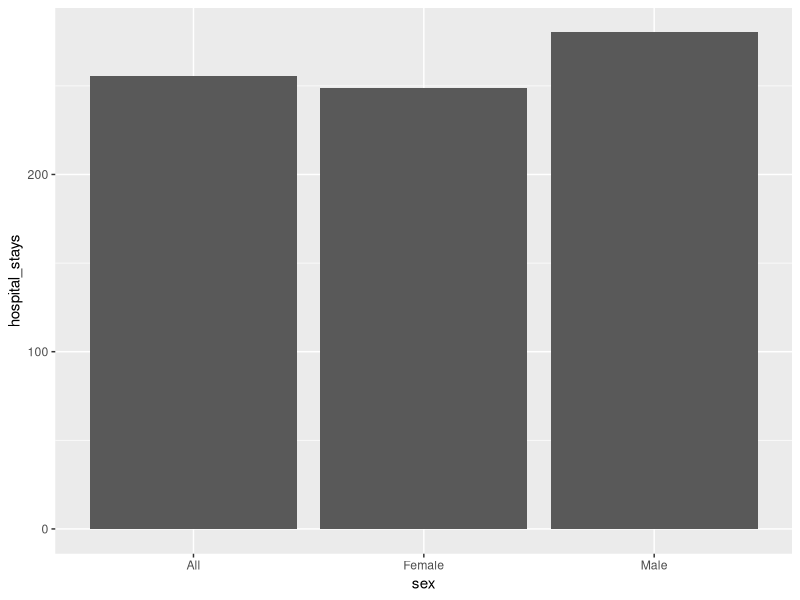
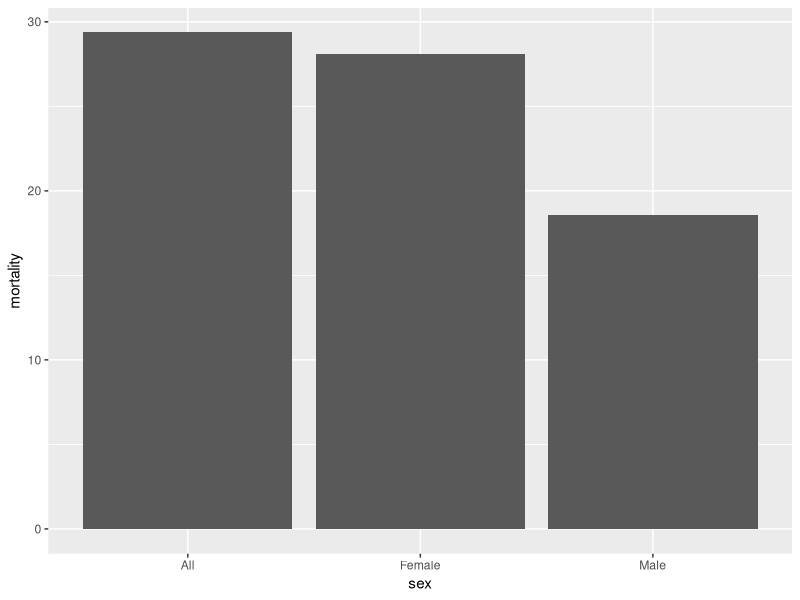
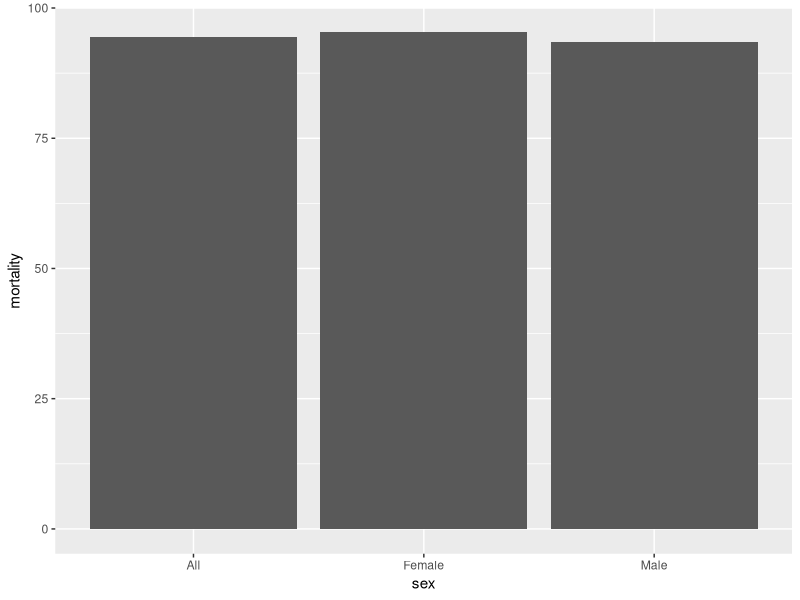
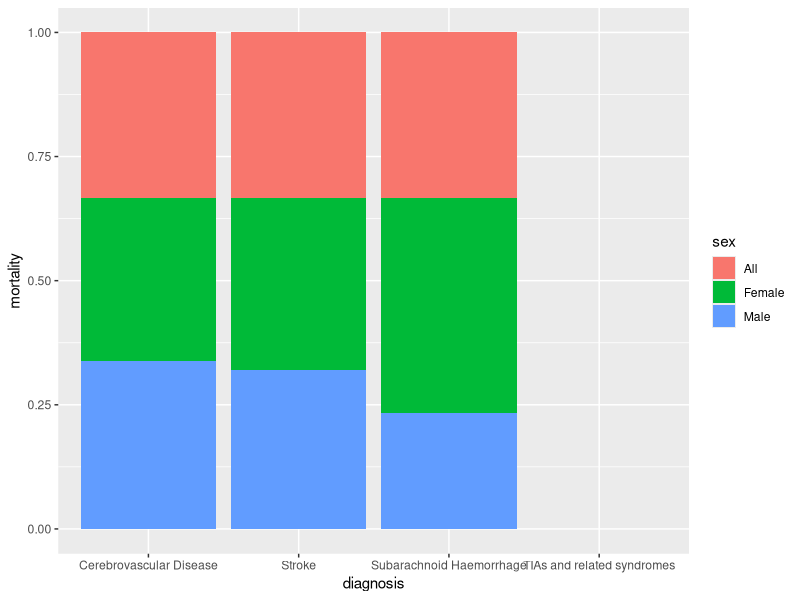
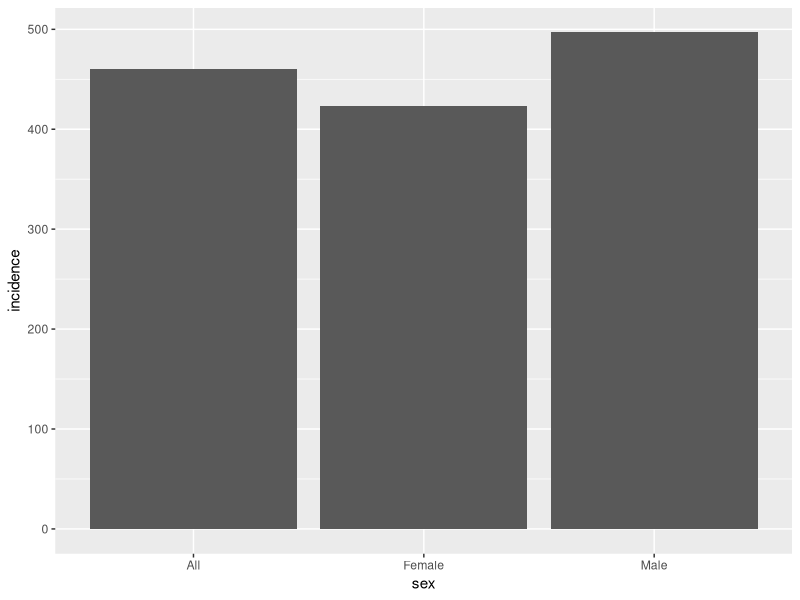
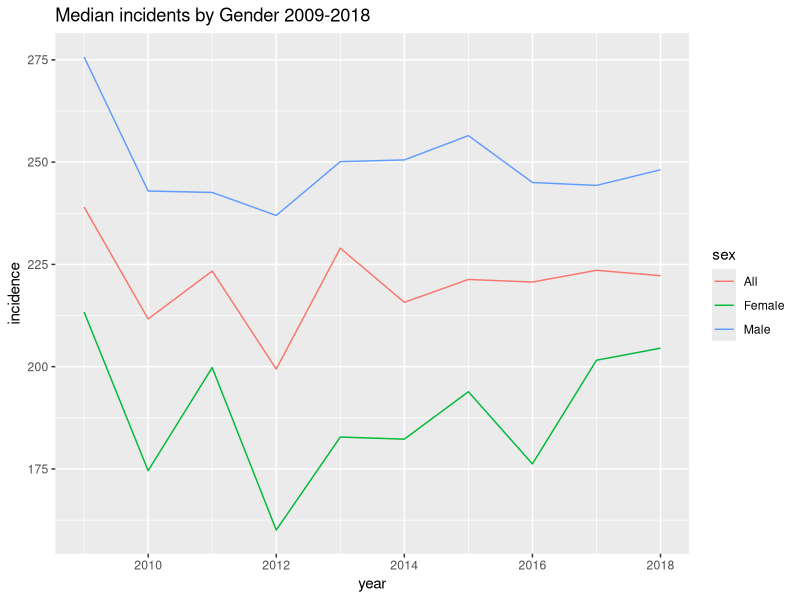
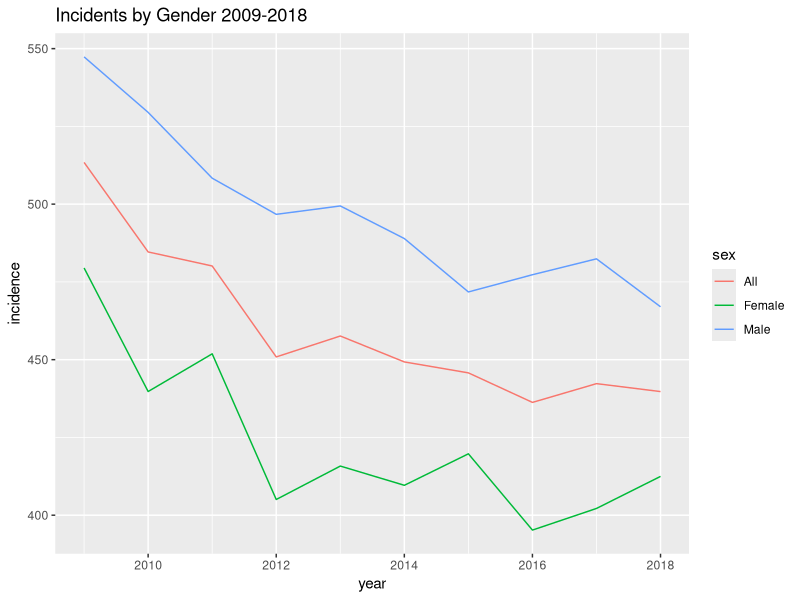
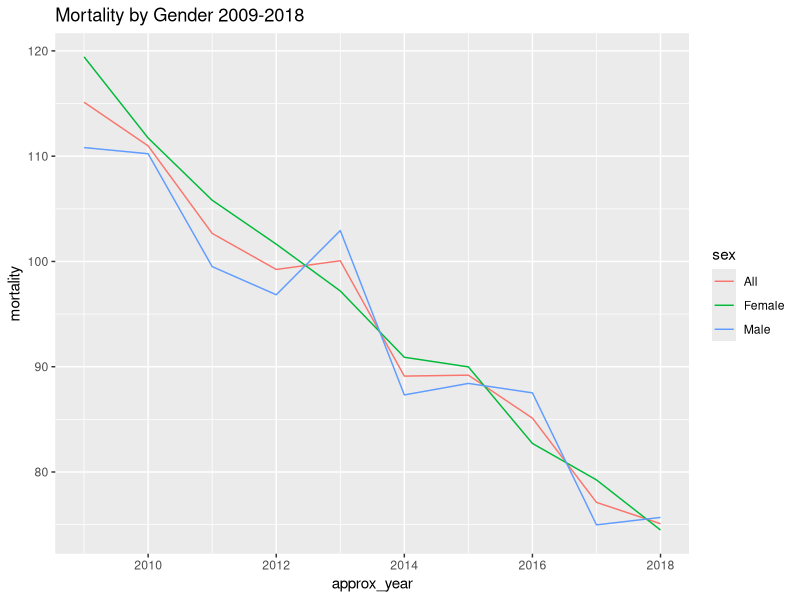

Generate these figures, in order, with R:
## ---- chunk 1
library(tidyverse)
## ---- chunk 2
council_strokesbyca <- read_csv("../../data/clean_data/strokes_byca.csv",
                                col_types = cols(hospitalstays = col_double(),
                                            crude_rate_stays = col_double()))
healthboard_strokesbyhb <- read_csv("../../data/clean_data/strokes_byhb.csv",
                                col_types = cols(hospitalstays = col_double(),
                                            crude_rate_stays = col_double()))

incidence_by_hb <- read_csv("../../data/clean_data/incidence_byhb.csv")
## ---- chunk 3
council_strokesbyca %>% 
  group_by(sex) %>% 
  summarise(hospital_stays = mean(crude_rate_stays, na.rm = TRUE)) %>% 
  ggplot() +
  aes(x = sex, y = hospital_stays) +
  geom_col()
## ---- chunk 4
council_strokesbyca %>% 
  group_by(sex) %>% 
  summarise(mortality = mean(crude_rate_mortality, na.rm = TRUE)) %>% 
  ggplot() +
  aes(x = sex, y = mortality) +
  geom_col()
## ---- chunk 5
council_strokesbyca %>% 
  group_by(sex) %>% 
  summarise(mortality = mean(easr_mortality, na.rm = TRUE)) %>% 
  ggplot() +
  aes(x = sex, y = mortality) +
  geom_col()
## ---- chunk 6
council_strokesbyca %>% 
  group_by(sex, diagnosis) %>%
  summarise(mortality = mean(easr_mortality, na.rm = TRUE)) %>% 
  ggplot() +
    aes(x = diagnosis, y = mortality, group = sex, fill = sex) +
  geom_col(position = "fill")
## ---- chunk 7
incidence_by_hb %>% 
  group_by(sex) %>% 
  summarise(incidence = mean(easr, na.rm = TRUE)) %>% 
  ggplot() +
  aes(x = sex, y = incidence) +
  geom_col()
## ---- chunk 8
incidence_by_hb %>% 
  group_by(sex, year) %>% 
  summarise(incidence = median(easr, na.rm = TRUE)) %>% 
  ggplot() +
  aes(x = year, y = incidence, group = sex, col = sex) +
  geom_line() +
  labs(
    title = "Median incidents by Gender 2009-2018"
  )
## ---- chunk 9
incidence_by_hb %>% 
  group_by(sex, year) %>% 
  summarise(incidence = mean(easr, na.rm = TRUE)) %>% 
  ggplot() +
  aes(x = year, y = incidence, group = sex, col = sex) +
  geom_line() +
  labs(
    title = "Incidents by Gender 2009-2018"
  )
## ---- chunk 10
council_strokesbyca %>% 
  group_by(sex, approx_year) %>% 
  summarise(mortality = mean(easr_mortality, na.rm = TRUE)) %>% 
  ggplot() +
  aes(x = approx_year, y = mortality, group = sex, col = sex) +
  geom_line() +
  labs(
    title = "Mortality by Gender 2009-2018"
  )
## ---- chunk 11
council_strokesbyca %>% 
  group_by(age_group) %>% 
  summarise(hospital_stays = mean(crude_rate_stays, na.rm = TRUE)) %>% 
  ggplot() +
  aes(x = age_group, y = hospital_stays) +
  geom_col()
## ---- chunk 12
council_strokesbyca %>% 
  group_by(age_group) %>% 
  summarise(mortality = mean(easr_mortality, na.rm = TRUE)) %>% 
  ggplot() +
  aes(x = age_group, y = mortality) +
  geom_col()
## ---- chunk 13
council_strokesbyca %>% 
  group_by(age_group, approx_year) %>% 
  summarise(hospital_stays = mean(crude_rate_stays, na.rm = TRUE)) %>% 
  ggplot() +
  aes(x = approx_year, y = hospital_stays, group = age_group, col = age_group) +
  geom_line()
## ---- chunk 14
council_strokesbyca %>% 
  group_by(age_group, approx_year) %>% 
  summarise(mortality = mean(easr_mortality, na.rm = TRUE)) %>% 
  ggplot() +
  aes(x = approx_year, y = mortality, group = age_group, col = age_group) +
  geom_line()
## ---- chunk 15
council_strokesbyca %>% 
  group_by(age_group, diagnosis) %>%
  summarise(mortality = mean(easr_mortality, na.rm = TRUE)) %>% 
  ggplot() +
    aes(x = diagnosis, y = mortality, group = age_group, fill = age_group) +
  geom_col(position = "fill")
## ---- chunk 16
council_strokesbyca %>% 
  group_by(age_group, diagnosis) %>%
  summarise(mortality = mean(easr_mortality, na.rm = TRUE)) %>% 
  ggplot() +
    aes(x = age_group, y = mortality, group = diagnosis, fill = diagnosis) +
  geom_col(position = "fill") +
  theme(axis.text.x = element_text(angle = 90, vjust = 0.5, hjust=1)) +
  labs(
    title = "Proportion of diagnoses by age group"
  )
## ---- chunk 17
council_strokesbyca %>% 
  group_by(age_group, diagnosis) %>%
  summarise(discharges = mean(easr_discharge, na.rm = TRUE)) %>% 
  ggplot() +
    aes(x = age_group, y = discharges, group = diagnosis, fill = diagnosis) +
  geom_col(position = "fill") +
  theme(axis.text.x = element_text(angle = 90, vjust = 0.5, hjust=1)) +
  labs(
    title = "Proportion of discharges by diagnoses and age group"
  )
## ---- chunk 18
council_strokesbyca %>% 
  group_by(age_group, diagnosis) %>%
  summarise(discharges = mean(easr_discharge, na.rm = TRUE),
            mortality = mean(easr_mortality, na.rm = TRUE)) %>% 
  ggplot() +
    aes(x = age_group, y = mortality / discharges * 100, 
        group = diagnosis, fill = diagnosis) +
  geom_col(position = "dodge") +
  theme(axis.text.x = element_text(angle = 90, vjust = 0.5, hjust=1)) +
  labs(
    title = "Percentage of deaths by hospital discharges",
    subtitle = "shown by diagnoses and age group"
  )
## ---- chunk 19
council_strokesbyca %>% 
  filter(diagnosis == "Subarachnoid Haemorrhage") %>% 
  group_by(age_group, approx_year) %>% 
  summarise(mortality = mean(easr_mortality, na.rm = TRUE)) %>% 
  ggplot() +
  aes(x = approx_year, y = mortality, group = age_group, col = age_group) +
  geom_line()
## ---- chunk 20
council_strokesbyca %>% 
  filter(age_group != "All" & age_group != "under75 years") %>% 
  group_by(age_group, approx_year, diagnosis) %>% 
  summarise(mortality = mean(easr_mortality, na.rm = TRUE)) %>% 
  ggplot() +
  aes(x = approx_year, y = mortality, group = diagnosis, col = diagnosis) +
  geom_line() +
  facet_wrap(~age_group)
## ---- chunk 21
incidence_by_hb %>% 
  group_by(age) %>% 
  summarise(incidence = mean(easr, na.rm = TRUE)) %>% 
  ggplot() +
  aes(x = age, y = incidence) +
  geom_col()
## ---- chunk 22
council_strokesbyca %>% 
  group_by(age_group, sex) %>% 
  summarise(stays = mean(crude_rate_stays, na.rm = TRUE)) %>% 
  ggplot() +
  aes(x = age_group, y = stays, group = sex, fill = sex) +
  geom_col(position = "dodge")
## ---- chunk 23
council_strokesbyca %>% 
  group_by(age_group, sex) %>% 
  summarise(mortality = mean(easr_mortality, na.rm = TRUE)) %>% 
  ggplot() +
  aes(x = age_group, y = mortality, group = sex, fill = sex) +
  geom_col(position = "dodge")
## ---- chunk 24
council_strokesbyca %>% 
  group_by(age_group, sex) %>% 
  summarise(mortality = mean(crude_rate_mortality, na.rm = TRUE)) %>% 
  ggplot() +
  aes(x = age_group, y = mortality, group = sex, fill = sex) +
  geom_col(position = "dodge")
## ---- chunk 25
council_strokesbyca %>% 
  group_by(sex, age_group, diagnosis) %>%
  summarise(mortality = mean(easr_mortality, na.rm = TRUE)) %>% 
  ggplot() +
    aes(x = age_group, y = mortality, group = diagnosis, fill = diagnosis) +
  geom_col(position = "fill") +
  facet_wrap(~sex) +
  theme(axis.text.x = element_text(angle = 90, vjust = 0.5, hjust=1))
## ---- chunk 26
incidence_by_hb %>% 
  group_by(sex, age) %>% 
  summarise(incidence = mean(easr, na.rm = TRUE)) %>% 
  ggplot() +
  aes(x = age, y = incidence, group = sex, fill = sex) +
  geom_col(position = "dodge")
## ---- chunk 27
healthboard_strokesbyhb %>% 
  group_by(healthboard_area_named) %>% 
  summarise(hospital_stays = mean(crude_rate_stays, na.rm = TRUE)) %>% 
  ggplot() +
  aes(x = reorder(healthboard_area_named, -hospital_stays), y = hospital_stays) +
  geom_col() +
  theme(axis.text.x = element_text(angle = 90, vjust = 0.5, hjust=1))
## ---- chunk 28
healthboard_strokesbyhb %>% 
  group_by(healthboard_area_named) %>% 
  summarise(mortality = mean(easr_mortality, na.rm = TRUE)) %>% 
  ggplot() +
  aes(x = reorder(healthboard_area_named, -mortality), y = mortality) +
  geom_col() +
  theme(axis.text.x = element_text(angle = 90, vjust = 0.5, hjust=1))
## ---- chunk 29
incidence_by_hb %>% 
  group_by(health_board) %>% 
  summarise(incidence = mean(easr, na.rm = TRUE)) %>% 
  ggplot(aes(x = reorder(health_board, -incidence), y = incidence)) +
  geom_col() +
  theme(axis.text.x = element_text(angle = 90, vjust = 0.5, hjust=1))
## ---- chunk 30
healthboard_table <- healthboard_strokesbyhb %>% 
  group_by(healthboard_area_named) %>% 
  summarise(hospital_stays = mean(crude_rate_stays, na.rm = TRUE),
            mortality = mean(easr_mortality, na.rm = TRUE)
  ) 

healthboard_table <- incidence_by_hb %>% 
  group_by(health_board) %>% 
  summarise(incidence = mean(easr, na.rm = TRUE)) %>%
  mutate(health_board = if_else(
    str_detect(health_board, "NHS"),
    str_sub(health_board, start = 5, end = -1),
    health_board
    )
  ) %>% 
  full_join(healthboard_table, by = c("health_board" = "healthboard_area_named"))
## ---- chunk 31
healthboard_table %>% 
  ggplot(aes(x = incidence, y = hospital_stays)) +
  geom_point() +
  geom_text(aes(label = health_board), hjust = -.2) +
  labs(
    title = "Comparing incidence rates and hospital visits by Health Board"
  )
## ---- chunk 32
healthboard_table %>% 
  ggplot(aes(x = incidence, y = mortality)) +
  geom_point() +
  geom_smooth(method = "lm", se = FALSE) +
  geom_text(aes(label = health_board), hjust = -.2) +
  labs(
    title = "Mortalities per incident by Health Board"
  )
## ---- chunk 33
# group = health_board, x = year, y = mortality
healthboard_strokesbyhb %>% 
  group_by(healthboard_area_named, approx_year) %>% 
  summarise(mortality = mean(easr_mortality, na.rm = TRUE)) %>% 
  ggplot() +
  aes(x = approx_year, y = mortality, group = healthboard_area_named, col = healthboard_area_named) +
  geom_line() +
  geom_point()
  
## ---- chunk 34
high_mortality_healthboard_2018 <- healthboard_strokesbyhb %>% 
  filter(approx_year == 2018) %>% 
  group_by(healthboard_area_named) %>% 
  summarise(mortality = mean(easr_mortality, na.rm = TRUE)) %>% 
  slice_max(mortality, n = 8) %>% 
  pull(healthboard_area_named)

low_mortality_healthboard_2018 <- healthboard_strokesbyhb %>%  
  filter(approx_year == 2018) %>% 
  group_by(healthboard_area_named) %>% 
  summarise(mortality = mean(easr_mortality, na.rm = TRUE)) %>% 
  slice_min(mortality, n = 9) %>% 
  pull(healthboard_area_named)
## ---- chunk 35
healthboard_strokesbyhb %>% 
  filter(healthboard_area_named %in% high_mortality_healthboard_2018 |
           healthboard_area_named %in% low_mortality_healthboard_2018) %>% 
  mutate(high_low = if_else(
    healthboard_area_named %in% high_mortality_healthboard_2018, "high", "low"
  )) %>% 
  group_by(high_low, approx_year) %>% 
  summarise(mortality = mean(easr_mortality, na.rm = TRUE)) %>% 
  ggplot() +
  aes(x = approx_year, y = mortality, group = high_low, col = high_low) +
  geom_line()
## ---- chunk 36
high_mortality_healthboard <- healthboard_strokesbyhb %>% 
  group_by(healthboard_area_named) %>% 
  summarise(mortality = mean(easr_mortality, na.rm = TRUE)) %>% 
  slice_max(mortality, n = 9) %>% 
  pull(healthboard_area_named)

low_mortality_healthboard <- healthboard_strokesbyhb %>% 
  group_by(healthboard_area_named) %>% 
  summarise(mortality = mean(easr_mortality, na.rm = TRUE)) %>% 
  slice_min(mortality, n = 8) %>% 
  pull(healthboard_area_named)
## ---- chunk 37
healthboard_strokesbyhb %>% 
  filter(healthboard_area_named %in% high_mortality_healthboard |
           healthboard_area_named %in% low_mortality_healthboard) %>% 
  mutate(high_low = if_else(
    healthboard_area_named %in% high_mortality_healthboard, "high", "low"
  )) %>% 
  group_by(high_low, approx_year) %>% 
  summarise(mortality = mean(easr_mortality, na.rm = TRUE)) %>% 
  ggplot() +
  aes(x = approx_year, y = mortality, group = high_low, col = high_low) +
  geom_line()
## ---- chunk 38
healthboard_strokesbyhb %>% 
  group_by(healthboard_area_named, diagnosis) %>%
  summarise(mortality = mean(easr_mortality, na.rm = TRUE)) %>% 
  ggplot() +
    aes(x = healthboard_area_named, y = mortality, group = diagnosis, fill = diagnosis) +
  geom_col(position = "fill") +
  theme(axis.text.x = element_text(angle = 90, vjust = 0.5, hjust=1))
## ---- chunk 39
council_strokesbyca %>% 
  group_by(council_area_named) %>% 
  summarise(hospital_stays = mean(crude_rate_stays, na.rm = TRUE)) %>% 
  ggplot() +
  aes(x = reorder(council_area_named, -hospital_stays), y = hospital_stays) +
  geom_col() +
  theme(axis.text.x = element_text(angle = 90, vjust = 0.5, hjust=1))
## ---- chunk 40
council_strokesbyca %>% 
  group_by(council_area_named) %>% 
  summarise(mortality = mean(easr_mortality, na.rm = TRUE)) %>% 
  ggplot() +
  aes(x = reorder(council_area_named, -mortality), y = mortality) +
  geom_col() +
  theme(axis.text.x = element_text(angle = 90, vjust = 0.5, hjust=1))
## ---- chunk 41
high_mortality_council <- council_strokesbyca %>% 
  group_by(council_area_named) %>% 
  summarise(mortality = mean(easr_mortality, na.rm = TRUE)) %>% 
  slice_max(mortality, n = 10) %>% 
  pull(council_area_named)

low_mortality_council <- council_strokesbyca %>% 
  group_by(council_area_named) %>% 
  summarise(mortality = mean(easr_mortality, na.rm = TRUE)) %>% 
  slice_min(mortality, n = 10) %>% 
  pull(council_area_named)
## ---- chunk 42
council_strokesbyca %>% 
  filter(council_area_named %in% high_mortality_council |
           council_area_named %in% low_mortality_council) %>% 
  mutate(high_low = if_else(
    council_area_named %in% high_mortality_council, "high", "low"
  )) %>% 
  group_by(high_low, approx_year) %>% 
  summarise(mortality = mean(easr_mortality, na.rm = TRUE)) %>% 
  ggplot() +
  aes(x = approx_year, y = mortality, group = high_low, col = high_low) +
  geom_line()
## ---- chunk 43
high_mortality_council_2018 <- council_strokesbyca %>% 
  filter(approx_year == 2018) %>% 
  group_by(council_area_named) %>% 
  summarise(mortality = mean(easr_mortality, na.rm = TRUE)) %>% 
  slice_max(mortality, n = 10) %>% 
  pull(council_area_named)

low_mortality_council_2018 <- council_strokesbyca %>%  
  filter(approx_year == 2018) %>% 
  group_by(council_area_named) %>% 
  summarise(mortality = mean(easr_mortality, na.rm = TRUE)) %>% 
  slice_min(mortality, n = 10) %>% 
  pull(council_area_named)
## ---- chunk 44
council_strokesbyca %>% 
  filter(council_area_named %in% high_mortality_council_2018 |
           council_area_named %in% low_mortality_council_2018) %>% 
  mutate(high_low = if_else(
    council_area_named %in% high_mortality_council_2018, "high", "low"
  )) %>% 
  group_by(high_low, approx_year) %>% 
  summarise(mortality = mean(easr_mortality, na.rm = TRUE)) %>% 
  ggplot() +
  aes(x = approx_year, y = mortality, group = high_low, col = high_low) +
  geom_line() +
  labs(
    title = "Adjusted mortality rates by council",
    subtitle = "Mortality rates for the 10 highest and lowest adjusted mortality rates from stroke in 2018 using mean"
  )
## ---- chunk 45
council_strokesbyca %>% 
  group_by(council_area_named, approx_year) %>% 
  summarise(mortality = mean(easr_mortality, na.rm = TRUE)) %>% 
  ggplot() +
  aes(x = approx_year, y = mortality, group = council_area_named, col = council_area_named) +
  geom_line()
## ---- chunk 46
high_mortality_council_2018_median <- council_strokesbyca %>% 
  filter(approx_year == 2018) %>% 
  group_by(council_area_named) %>% 
  summarise(mortality = median(easr_mortality, na.rm = TRUE)) %>% 
  slice_max(mortality, n = 10) %>% 
  pull(council_area_named)

low_mortality_council_2018_median <- council_strokesbyca %>%  
  filter(approx_year == 2018) %>% 
  group_by(council_area_named) %>% 
  summarise(mortality = median(easr_mortality, na.rm = TRUE)) %>% 
  slice_min(mortality, n = 10) %>% 
  pull(council_area_named)
## ---- chunk 47
council_strokesbyca %>% 
  filter(council_area_named %in% high_mortality_council_2018_median |
           council_area_named %in% low_mortality_council_2018_median) %>% 
  mutate(high_low = if_else(
    council_area_named %in% high_mortality_council_2018_median, "high", "low"
  )) %>% 
  group_by(high_low, approx_year) %>% 
  summarise(mortality = median(easr_mortality, na.rm = TRUE)) %>% 
  ggplot() +
  aes(x = approx_year, y = mortality, group = high_low, col = high_low) +
  geom_line() +
  labs(
    title = "Adjusted mortality rates by council",
    subtitle = "Mortality rates for the 10 highest and lowest adjusted mortality rates from stroke in 2018 using median"
  )
